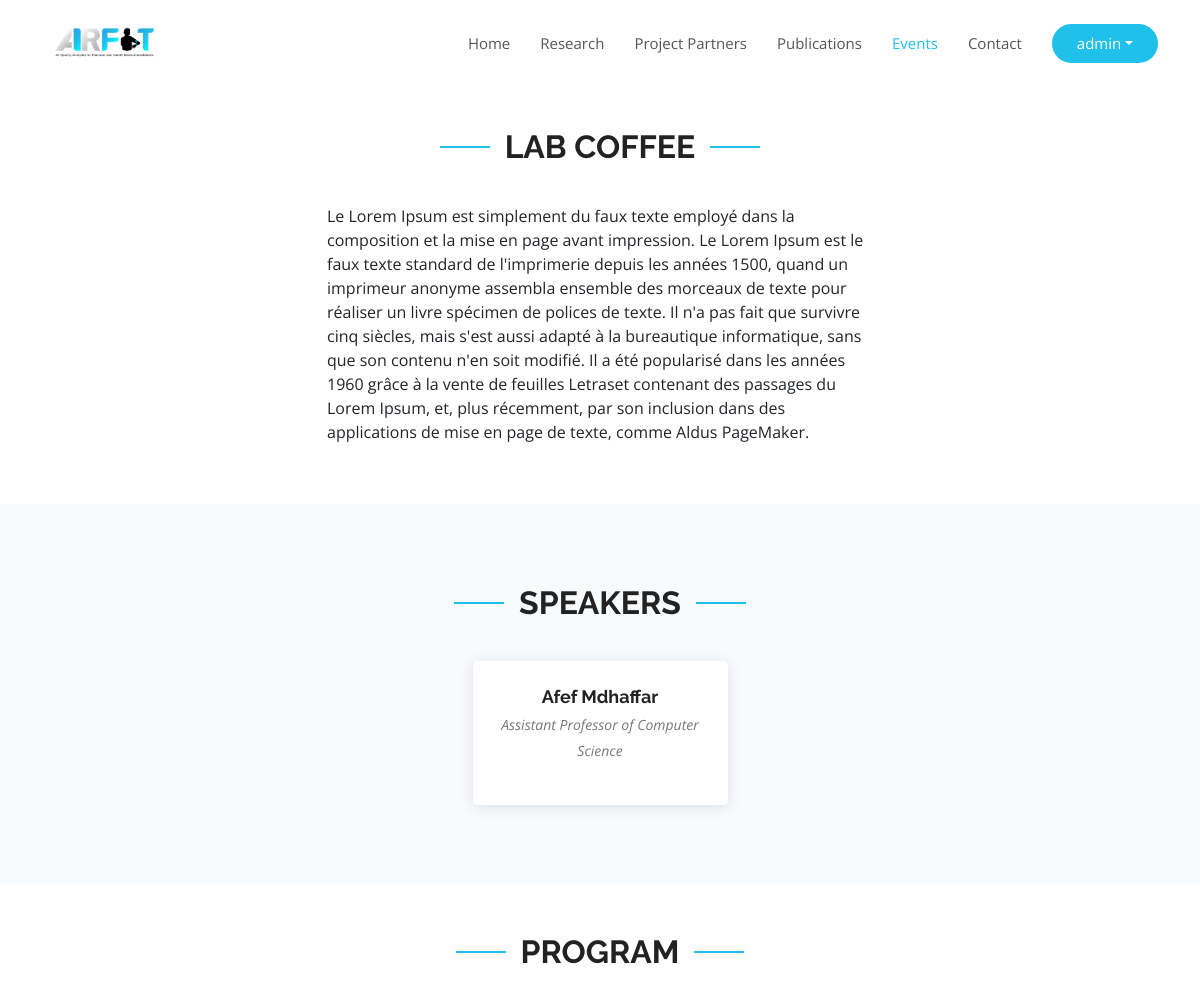
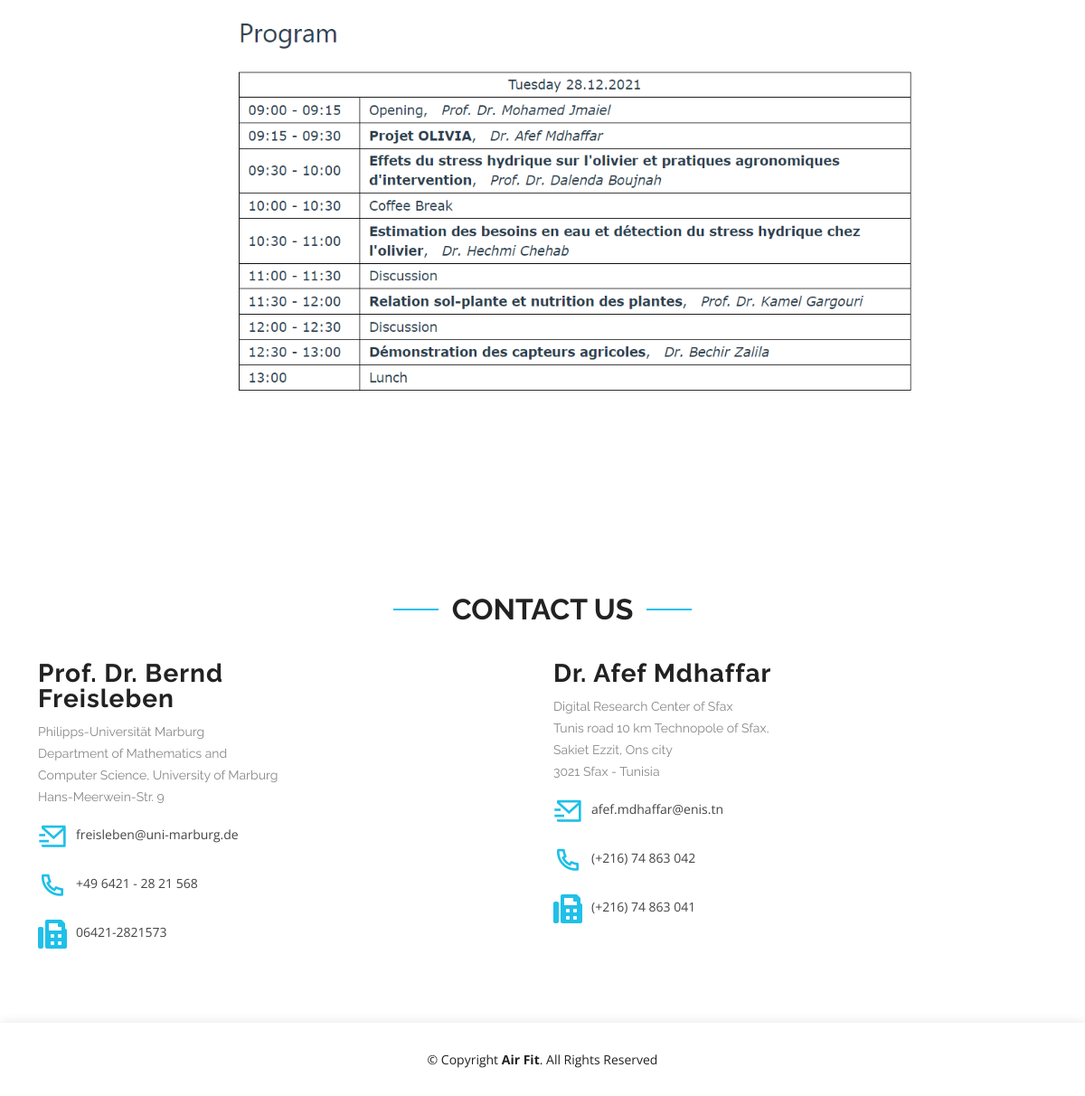
The app's page /event/10/ (signed in) with its own data (2 pictures, top to bottom).
### events/models.py (models this page shows, shortened)
class Post(models.Model):
    title = models.CharField(max_length=200, unique=True)
    slug = models.SlugField(max_length=200, unique=True)
    author = models.ForeignKey(User, on_delete=models.CASCADE, related_name='blog_posts', null=True, blank=True)
    created_on = models.DateTimeField(auto_now_add=True)
    updated_on = models.DateTimeField(auto_now=True)
    presentation = models.TextField()
    event_date = models.DateField(null=True)
    program_image = models.ImageField(upload_to="event_program_images/", null=True, blank=True)
    status = models.IntegerField(choices=STATUS, default=0)
    class Meta:
        ordering = ['-created_on']

class Speaker(models.Model):
    post = models.ForeignKey(Post, on_delete=models.CASCADE, related_name='speakers')
    name = models.CharField(max_length=200)
    description = models.TextField(default='Default')

### events/views.py (the view)
# urls.py: path('event/<int:pk>/', views.PostDetail.as_view(), name='event_details'),
class PostDetail(generic.DetailView):
  model = Post
  template_name = 'main/event_details.html'

### events/templates/main/event_details.html (shortened to what this page needs)
<!DOCTYPE html>
<html lang="en">
  {% load static %}
<head>
  <link href="{% static 'vendor/aos/aos.css' %}" rel="stylesheet">
  <link href="{% static 'vendor/bootstrap/css/bootstrap.min.css' %}" rel="stylesheet">
  <link href="{% static 'vendor/bootstrap-icons/bootstrap-icons.css' %}" rel="stylesheet">
  <link href="{% static 'vendor/boxicons/css/boxicons.min.css' %}" rel="stylesheet">
  <link href="{% static 'vendor/glightbox/css/glightbox.min.css' %}" rel="stylesheet">
  <link href="{% static 'vendor/remixicon/remixicon.css' %}" rel="stylesheet">
  <link href="{% static 'vendor/swiper/swiper-bundle.min.css' %}" rel="stylesheet">
  <link href="{% static 'css/style.css' %}" rel="stylesheet">
  <link rel="stylesheet" href="https://cdnjs.cloudflare.com/ajax/libs/font-awesome/5.15.3/css/all.min.css">
</head>
<body>
  <header id="header" class="fixed-top d-flex align-items-center">
    <div class="container d-flex align-items-center justify-content-between">
      <div class="logo">
        <a href="{% url 'index'%}"><img src="{% static 'img/logo.png'%}" alt="" class="img-fluid"></a>
      </div>
      <nav id="navbar" class="navbar">
        <ul>
          <li><a class="nav-link  " href="{% url 'index'%}#hero">Home</a></li>
          <li><a class="nav-link " href="{% url 'index'%}#objectives">Research</a></li>
          <li><a class="nav-link " href="{% url 'index'%}#partners">Project Partners</a></li>
          <li><a class="nav-link  " href="{% url 'publications'%}">Publications</a></li>
          <li><a class="nav-link  active" href="{% url 'event'%}">Events</a></li>
          <li><a class="nav-link " href="#contact">Contact</a></li>
          {% if user.is_authenticated %}
        <li class="nav-item dropdown">
          <a class="getstarted nav-link dropdown-toggle text-white"  id="navbarDropdownMenuLink" role="button" data-toggle="dropdown" aria-haspopup="true" aria-expanded="false">
            {{ user.username }}
          </a>
        </li>
        {% else %}
          <li><a class="getstarted scrollto" href="{% url 'login' %}">Login</a></li>
        {% endif %}
        </ul>
      </nav>
    </div>
  </header>
  <main id="main">
    <section class="d-flex align-items-center mt-5">
      <div class="container">
          <div class="row ">
              <div class="section-title" data-aos="fade-up">
                  <h2>{{post.title}}</h2>
                </div>
              <div class="card col-lg-6 mx-auto bg-transparent border-0"data-aos="fade-up">
                  <p class="card-text">{{post.presentation}}</p>
              </div>
          </div>
      </div>
  </section>
<section id="speaker" class="speaker section-bg">
  <div class="container">
    <div class="section-title" data-aos="fade-up">
      <h2>speakers</h2>
    </div>
    <div class="container">
      {% for speaker in post.speakers.all %}
      <div class="row justify-content-center">
        <div class="col-lg-3 col-md-6 text-center">
          <div class="member" data-aos="fade-up" data-aos-delay="100">
            <div class="member-info">
              <h4>{{ speaker.name }}</h4>
              <p>{{ speaker.description }}</p>
            </div>
          </div>
        </div>
      </div>
    {% endfor %}
    </div>
  </div>
</section>
<div class="container ">
  <div class="section-title mt-5" data-aos="fade-up">
    <h2>Program</h2>
  </div>
  <div class="row" data-aos="fade-up">
      <div class="col-lg-8 mx-auto">
          <img src="{{ post.program_image.url }}" alt="" class="img-fluid mx-auto " style="max-width: 800px;">
      </div>
  </div>
</div>
    <section id="event-details" class="event-details" >
    </section>
<section id="contact" class="contact">
  <div class="container">
    <div class="section-title" data-aos="fade-up">
      <h2>Contact Us</h2>
    </div>
    <div class="row">
    <div class="col">
      <div class="col-lg-6 col-md-6" data-aos="fade-up" data-aos-delay="100">
        <div class="contact-about">
          <h3 >Prof. Dr. Bernd Freisleben</h3>
          <p>Philipps-Universität Marburg <br>
            Department of Mathematics and Computer Science, University of Marburg <br>Hans-Meerwein-Str. 9</p>
        </div>
      </div>
      <div  class="col-lg-6 col-md-6" data-aos="fade-up" data-aos-delay="200">
        <div class="info">
          <div>
            <i class="ri-mail-send-line"></i>
            <p> freisleben@uni-marburg.de</p>
          </div>
          <div>
            <i class="ri-phone-line"></i>
            <p>+49 6421 - 28 21 568</p>
          </div>
          <div>
            <i class="fa fa-fax"></i>
            <p>06421-2821573</p>
          </div>
        </div>
      </div>
    </div>
    <div class="col">
      <div class="col-lg-6  col-md-6" data-aos="fade-up" data-aos-delay="100">
        <div class="contact-about">
          <h3 >Dr. Afef Mdhaffar</h3>
          <p>Digital Research Center of Sfax
            <br>Tunis road 10 km Technopole of Sfax, Sakiet Ezzit, Ons city <br>
            3021 Sfax - Tunisia </p>
        </div>
      </div>
      <div  class="col-lg-6 col-md-6" data-aos="fade-up" data-aos-delay="200">
        <div class="info">
          <div>
            <i class="ri-mail-send-line"></i>
            <p>afef.mdhaffar@enis.tn</p>
          </div>
          <div>
            <i class="ri-phone-line"></i>
            <p>(+216) 74 863 042</p>
          </div>
          <div>
            <i class="fa fa-fax"></i>
            <p>(+216) 74 863 041</p>
          </div>
        </div>
      </div>
    </div>
    </div>
  </div>
</section>
  </main>
  <footer id="footer">
    <div class="container">
      <div class="row d-flex align-items-center">
        <div class="col-lg-12 text-lg-left text-center">
          <div class="copyright">
            &copy; Copyright <strong>Air Fit</strong>. All Rights Reserved
          </div>
        </div>
      </div>
    </div>
  </footer>
<link href="https://unpkg.com/swiper/swiper-bundle.min.css" rel="stylesheet">
</body>
</html>

### events/static/css/style.css (style rules this page uses)
body { font-family: "Open Sans", sans-serif; color: #444444; }
a { color: #1FC0E9; text-decoration: none; }
h1, h2, h3, h4, h5, h6 { font-family: "Raleway", sans-serif; }
#header { z-index: 997; transition: all 0.5s; padding: 22px 0; background: #fff; }
#header .logo img { padding: 0; margin: 0; max-height: 40px; }
.navbar { padding: 0; }
.navbar ul { margin: 0; padding: 0; display: flex; list-style: none; align-items: center; }
.navbar li { position: relative; }
.navbar a, .navbar a:focus { display: flex; align-items: center; justify-content: space-between; padding: 10px 0 10px 30px; font-size: 15px; font-weight: 400; color: #555555; white-space: nowrap; transition: 0.3s; }
.navbar a:hover, .navbar .active, .navbar .active:focus, .navbar li:hover>a { color: #1FC0E9; }
.navbar .getstarted, .navbar .getstarted:focus { background: #1FC0E9; padding: 8px 25px; margin-left: 30px; border-radius: 50px; color: #fff; }
section { padding: 60px 0; overflow: hidden; }
.section-bg { background-color: #f7fbfe; }
.section-title { text-align: center; padding-bottom: 30px; margin-top: 20px; }
.section-title h2 { font-size: 32px; font-weight: bold; text-transform: uppercase; position: relative; color: #222222; }
.section-title h2::before, .section-title h2::after { content: ""; width: 50px; height: 2px; background: #1FC0E9; display: inline-block; }
.section-title h2::before { margin: 0 15px 10px 0; }
.section-title h2::after { margin: 0 0 10px 15px; }
.contact .contact-about h3 { font-size: 28px; margin: 0 0 10px 0; padding: 0; line-height: 1; font-weight: 700; letter-spacing: 1px; color: #222222; }
.contact .contact-about p { font-size: 14px; line-height: 24px; font-family: "Raleway", sans-serif; color: #888; }
.contact .info { color: #444444; }
.contact .info i { font-size: 32px; color: #1FC0E9; float: left; line-height: 1; }
.contact .info p { padding: 0 0 10px 42px; line-height: 28px; font-size: 14px; }
#footer { background: #fff; box-shadow: 0px 0px 12px 0px rgba(0, 0, 0, 0.1); padding: 30px 0; color: #222222; font-size: 14px; }
.speaker .member { margin-bottom: 20px; overflow: hidden; text-align: center; border-radius: 5px; background: #fff; box-shadow: 0px 2px 15px rgba(0, 0, 0, 0.1); }
.speaker .member .member-info { padding: 25px 15px; }
.speaker .member .member-info h4 { font-weight: 700; margin-bottom: 5px; font-size: 18px; color: #222222; }
.speaker .member .member-info p { font-style: italic; font-size: 14px; line-height: 26px; color: #777777; }

### records on screen
Post: title "LAB COFFEE", presentation "Le Lorem Ipsum est simplement du faux texte employé dans la composition et la mise en page avant impression. Le Lorem Ipsum est le faux texte standard de l'imprimerie depuis les années 1500, quand un imprimeur anonyme assembla ensemble des morceaux de texte pour réaliser un livre spécimen de polices de texte. Il n'a pas fait que survivre cinq siècles, mais s'est aussi adapté à la bureautique informatique, sans que son contenu n'en soit modifié. Il a été popularisé dans les années 1960 grâce à la vente de feuilles Letraset contenant des passages du Lorem Ipsum, et, plus récemment, par son inclusion dans des applications de mise en page de texte, comme Aldus PageMaker.", program_image (picture)
Speaker: name "Afef Mdhaffar", description "Assistant Professor of Computer Science"

### other values on screen
{{ user.username }} "admin"
